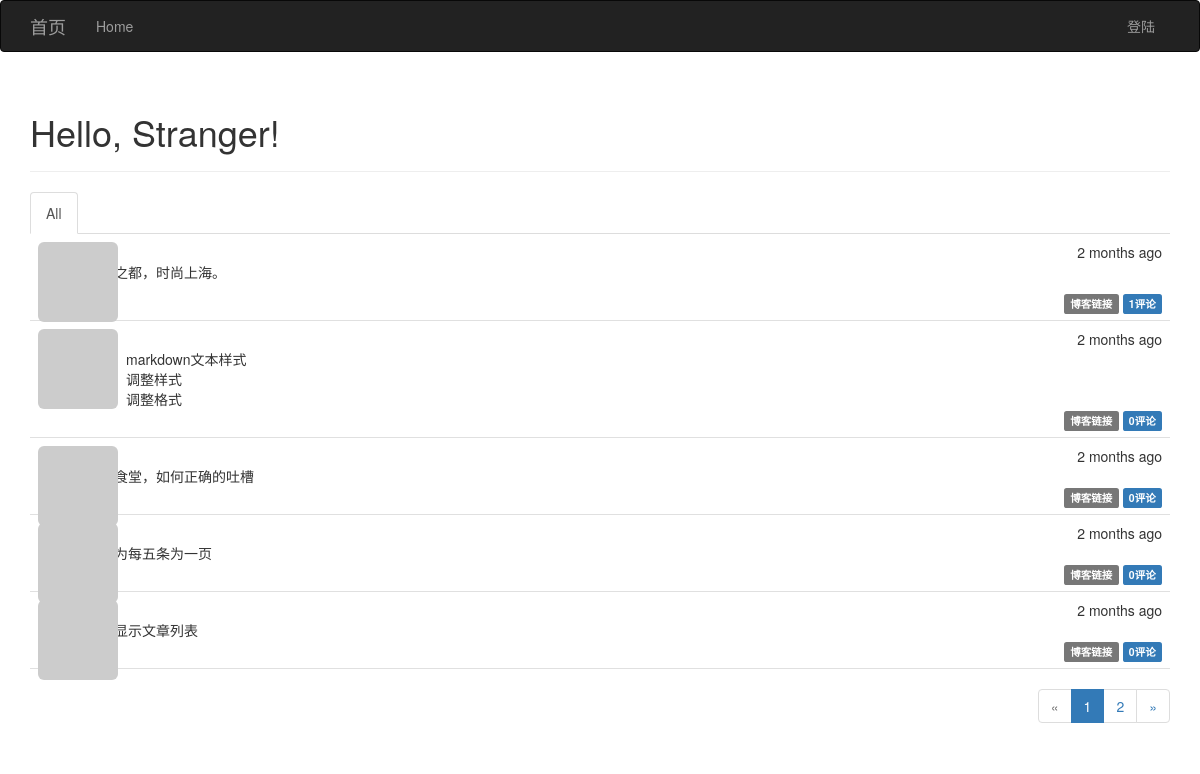
The page / on the database its author committed.
### app/models.py (models this page shows, shortened)
class Post(db.Model):
    __tablename__ = 'posts'
    id = db.Column(db.Integer, primary_key=True)
    body = db.Column(db.Text)
    timestamp = db.Column(db.DateTime, index=True, default=datetime.utcnow)
    author_id = db.Column(db.Integer, db.ForeignKey('users.id'))
    body_html = db.Column(db.Text)
    comments = db.relationship('Comment', backref='post', lazy='dynamic')

### app/main/views.py (the view)
@main.route('/', methods=['GET', 'POST'])
def index():
    form = PostForm()
    if current_user.can(Permission.WRITE_ARTICLES) and form.validate_on_submit():
        post = Post(body=form.body.data,
                    author=current_user._get_current_object())
        db.session.add(post)
        return redirect(url_for('.index'))
    page = request.args.get('page', 1, type=int)
    show_followed = False
    if current_user.is_authenticated:
        show_followed = bool(request.cookies.get('show_followed', ''))
    if show_followed:
        query = current_user.followed_posts
    else:
        query = Post.query
    pagination = query.order_by(Post.timestamp.desc()).paginate(
        page, per_page=5, error_out=False)
    posts = pagination.items
    return render_template('index.html', form=form, posts=posts, show_followed=show_followed,
                            pagination=pagination)

### app/auth/views.py (called while the page is built)
@auth.before_app_request
def before_request():
    if current_user.is_authenticated:
        current_user.ping()
        if not current_user.confirmed \
                and request.endpoint[:5] != 'auth.' and request.endpoint != 'static':
            return redirect(url_for('auth.unconfirmed'))

### app/main/__init__.py (called while the page is built)
@main.app_context_processor
def inject_permission():
    return dict(Permission=Permission)

### app/models.py (called while the page is built)
    def gravatar(self, size=100, default='identicon', rating='g'):
        if request.is_secure:
            url = 'https://secure.gravatar.com/avatar'
        else:
            url = 'http://www.gravatar.com/avatar'
        hash = self.avatar_hash or hashlib.md5(self.email.encode('utf-8')).hexdigest()
        return '{url}/{hash}?s={size}&d={default}&r={rating}'.format(
            url=url, hash=hash, size=size, default=default,rating=rating)

    def can(self, permissions):
        return False

    def is_administrator(self):
        return False

### app/templates/index.html (shortened to what this page needs)
{% extends "base.html" %}
{% import "bootstrap/wtf.html" as wtf %}
{% import "_macros.html" as macros %}
{% block page_content %}
<div class="page-header">
    <h1>Hello, {% if current_user.is_authenticated %}{{ current_user.username }}{% else %}Stranger{% endif %}!</h1>
</div>
<div class="post-tabs">
    <ul class="nav nav-tabs">
        <li{% if not show_followed %} class="active"{% endif %}><a href="{{ url_for('.show_all') }}">All</a></li>
    </ul>
    {% include '_posts.html' %}
</div>
{% if pagination %}
<div class="pagination">
    {{ macros.pagination_widget(pagination, '.index') }}
</div>
{% endif %}
{% endblock %}

### app/templates/_posts.html (shortened to what this page needs)
<ul class="posts">
    {% for post in posts %}
    <li class="post">
        <div class="post-thumbnail">
            <a href="{{ url_for('.user', username=post.author.username) }}">
                <img class="img-rounded profile-thumbnail" src="{{ post.author.gravatar(size=40) }}">
            </a>
        </div>
        <div class="post-content">
            <div class="post-date">{{ moment(post.timestamp).fromNow() }}</div>
            <div class="post-author"><a href="{{ url_for('.user', username=post.author.username) }}">{{ post.author.username }}</a></div>
            <div class="post-body">
                {% if post.body_html %}
                    {{ post.body_html | safe }}
                {% else %}
                    {{ post.body }}
                {% endif %}
            </div>
            <div class="post-footer">
                <a href="{{ url_for('.post', id=post.id) }}">
                    <span class="label label-default">博客链接</span>
                </a>
                <a href="{{ url_for('.post', id=post.id) }}#comments">
                    <span class="label label-primary">{{ post.comments.count() }}评论</span>
                </a>
            </div>
        </div>
    </li>
    {% endfor %}
</ul>

### app/static/styles.css (style rules this page uses)
.profile-thumbnail { position: absolute; }
div.post-tabs { margin-top: 16px; }
ul.posts { list-style-type: none; padding: 0px; margin: 16px 0px 0px 0px; border-top: 1px solid #e0e0e0; }
div.post-tabs ul.posts { margin: 0px; border-top: none; }
ul.posts li.post { padding: 8px; border-bottom: 1px solid #e0e0e0; }
div.post-date { float: right; }
div.post-author { font-weight: bold; }
div.post-thumbnail { position: absolute; }
div.post-content { margin-left: 48px; min-height: 48px; }
div.post-footer { text-align: right; }
div.pagination { width: 100%; text-align: right; padding: 0px; margin: 0px; }

### rows shown on the page
Post: timestamp "2 months ago", body_html "魅力之都，时尚上海。", comments.count "1"
Post: timestamp "2 months ago", body_html "markdown文本样式 调整样式 调整格式", comments.count "0"
Post: timestamp "2 months ago", body "深夜食堂，如何正确的吐槽", comments.count "0"
Post: timestamp "2 months ago", body "设置为每五条为一页", comments.count "0"
Post: timestamp "2 months ago", body "分页显示文章列表", comments.count "0"

### other values the page prints
{{ p }} "1"
{{ p }} "2"
